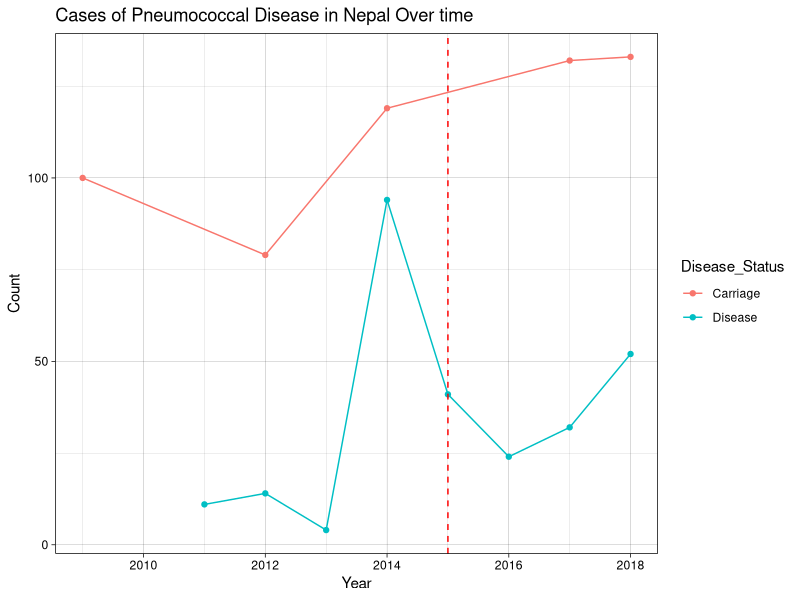
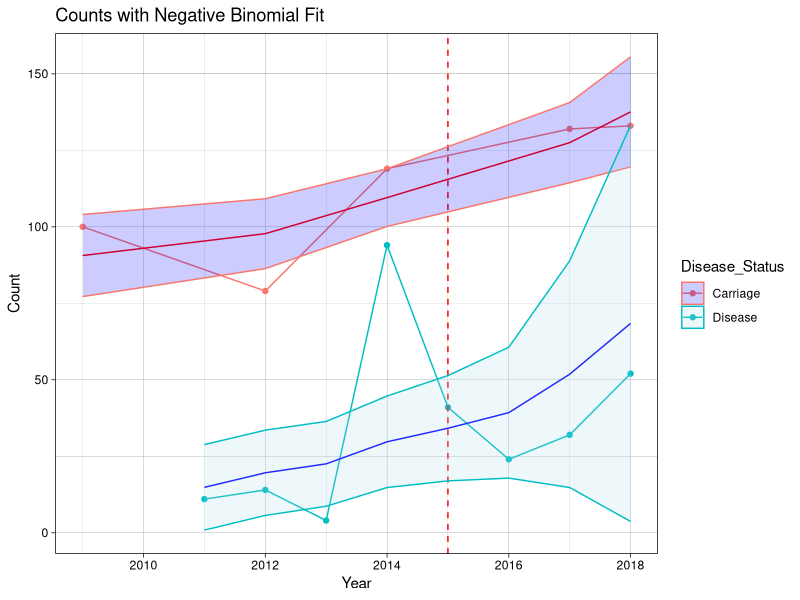
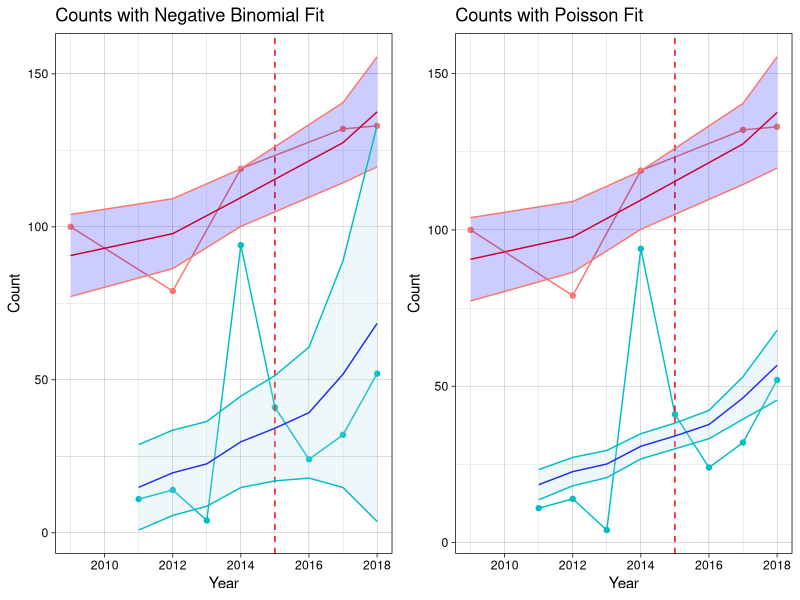

Source code (R) for these figures, in order:
## ---- chunk 1
suppressPackageStartupMessages({
  library("readr")      # For reading in the data
  library("tibble")     # For handling tidyverse tibble data classes
  library("tidyr")      # For tidying data 
  library("dplyr")      # For data manipulation 
  library("stringr")    # For string manipulation
  library("MASS")       # Functions/datasets for statistical analysis
  library("lubridate")  # For date manipulation
  library("ggplot2")    # For creating static visualizations
  library("scales")     # For formatting plots axis
  library("gridExtra")  # Creates multiple grid-based plots
})
'%!in%' <- function(x,y)!('%in%'(x,y))

df <- read.csv("nepal.csv")
df.gps <- read.csv("nepal_gps.csv")
## ---- chunk 2
df.gps <- df.gps %>%
  filter(Year >= 2009) %>%
  filter(In_silico_serotype != "ALTERNATIVE_ALIB_NT" & 
           In_silico_serotype != "SWISS_NT" &
           In_silico_serotype != "COVERAGE TOO LOW" &
           In_silico_serotype != "UNTYPABLE") %>%
  mutate(Disease_Status = ifelse(Clinical_manifestation == "CARRIAGE", 
                                 "Carriage", "Disease"))
pcv10_serotypes <- c('1', '4', '5', '6B', '7F', '9V', '14', '18C', '19F', '23F')
pcv13_serotypes <- c('3', '6A', '19A')
pcv15_serotypes <- c('22F', '33F')
pcv20_serotypes <- c('8', '10A', '11A', '12F', '15B')
df.gps$Serotype_group <- ifelse(
  df.gps$In_silico_serotype %in% pcv10_serotypes, "PCV10",
  ifelse(df.gps$In_silico_serotype %in% pcv13_serotypes, "PCV13",
  ifelse(df.gps$In_silico_serotype %in% pcv15_serotypes, "PCV15",
  ifelse(df.gps$In_silico_serotype %in% pcv20_serotypes, "PCV20",
  "OTHER"))))

df.gps2 <- df.gps %>%
  filter(Year >= 2009) %>%
  mutate(Disease_Status = ifelse(Clinical_manifestation == "CARRIAGE", "Carriage", "Disease")) %>%
  group_by(Year, Disease_Status) %>%
  summarise(count = n(), .groups = "drop") %>%
  group_by(Disease_Status)
## ---- chunk 3
p1 <- ggplot(df.gps2, aes(x = Year, y = count, color=Disease_Status)) +
      geom_line() +
      geom_point() +
      labs(title = "Cases of Pneumococcal Disease in Nepal Over time",
        x = "Year", y = "Count") +
      geom_vline(xintercept = 2015, col = 'red', lty = 2) +
      theme_linedraw()
p1
## ---- chunk 4
df.gps2 <- tibble::rownames_to_column(df.gps2, var = "index") %>%
  mutate(index = as.numeric(index))

df.gps.carriage <- df.gps2 %>%
  filter(Disease_Status == "Carriage")
mod.carriage <- glm.nb(data = df.gps.carriage, count ~ index)
pred.carriage <- predict(mod.carriage, type = "response", se.fit = TRUE)
df.pred.carriage <- df.gps.carriage %>%
  mutate(se.fit = pred.carriage$se.fit, 
         pred.carriage = pred.carriage$fit) %>%
  mutate(conf.low.carriage = pred.carriage - 1.96 * se.fit,
         conf.high.carriage = pred.carriage + 1.96 * se.fit)

df.gps.disease <- df.gps2 %>%
  filter(Disease_Status == "Disease")
mod.disease <- glm.nb(data = df.gps.disease, count ~ index)
pred.disease <- predict(mod.disease, type = "response", se.fit = TRUE)
df.pred.disease <- df.gps.disease %>%
  mutate(se.fit = pred.disease$se.fit, 
         pred.disease = pred.disease$fit) %>%
  mutate(conf.low.disease = pred.disease - 1.96 * se.fit,
         conf.high.disease = pred.disease + 1.96 * se.fit)

p1a <- p1 +
  geom_line(data = df.pred.carriage, 
            aes(x = Year, y = pred.carriage),
            color = "red") +
  geom_ribbon(data = df.pred.carriage, 
              aes(ymin = conf.low.carriage, 
                  ymax = conf.high.carriage), 
              alpha = 0.2, fill = "blue") +
  geom_line(data = df.pred.disease, 
            aes(x = Year, y = pred.disease),
            color = "blue") +
  geom_ribbon(data = df.pred.disease, 
              aes(ymin = conf.low.disease, 
                  ymax = conf.high.disease), 
              alpha = 0.2, fill = "lightblue") +
  labs(title = "Counts with Negative Binomial Fit")
p1a
## ---- chunk 5
df.gps.carriage <- df.gps2 %>%
  filter(Disease_Status == "Carriage")
mod.carriage <- glm(data = df.gps.carriage, count ~ index, family="poisson")
pred.carriage <- predict(mod.carriage, type = "response", se.fit = TRUE)
df.pred.carriage <- df.gps.carriage %>%
  mutate(se.fit = pred.carriage$se.fit, 
         pred.carriage = pred.carriage$fit) %>%
  mutate(conf.low.carriage = pred.carriage - 1.96 * se.fit,
         conf.high.carriage = pred.carriage + 1.96 * se.fit)

df.gps.disease <- df.gps2 %>%
  filter(Disease_Status == "Disease")
mod.disease <- glm(data = df.gps.disease, count ~ index, family="poisson")
pred.disease <- predict(mod.disease, type = "response", se.fit = TRUE)
df.pred.disease <- df.gps.disease %>%
  mutate(se.fit = pred.disease$se.fit, 
         pred.disease = pred.disease$fit) %>%
  mutate(conf.low.disease = pred.disease - 1.96 * se.fit,
         conf.high.disease = pred.disease + 1.96 * se.fit)

p1b <- p1 +
  geom_line(data = df.pred.carriage, 
            aes(x = Year, y = pred.carriage),
            color = "red") +
  geom_ribbon(data = df.pred.carriage, 
              aes(ymin = conf.low.carriage, 
                  ymax = conf.high.carriage), 
              alpha = 0.2, fill = "blue") +
  geom_line(data = df.pred.disease, 
            aes(x = Year, y = pred.disease),
            color = "blue") +
  geom_ribbon(data = df.pred.disease, 
              aes(ymin = conf.low.disease, 
                  ymax = conf.high.disease), 
              alpha = 0.2, fill = "lightblue") +
  labs(title = "Counts with Poisson Fit")
## ---- chunk 6
grid.arrange(
  p1a + theme(legend.position = "none"),
  p1b + theme(legend.position = "none"),
  nrow = 1)
